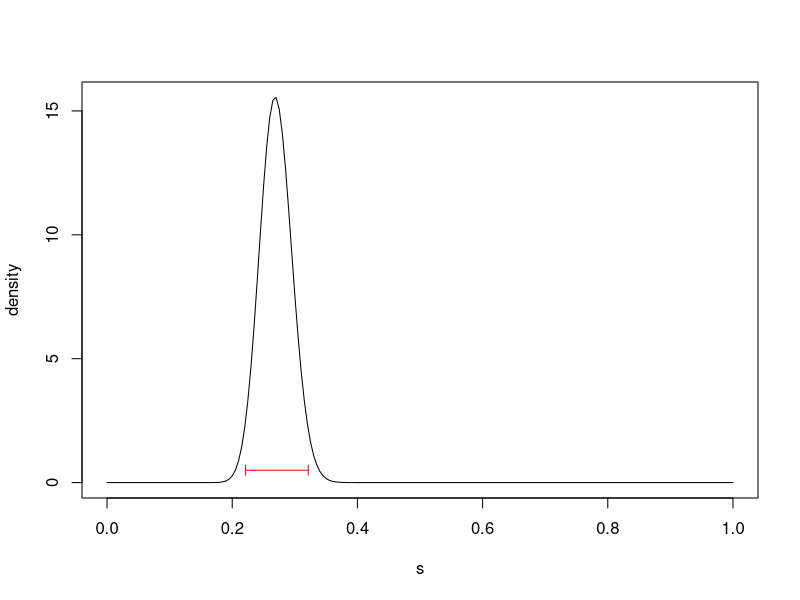
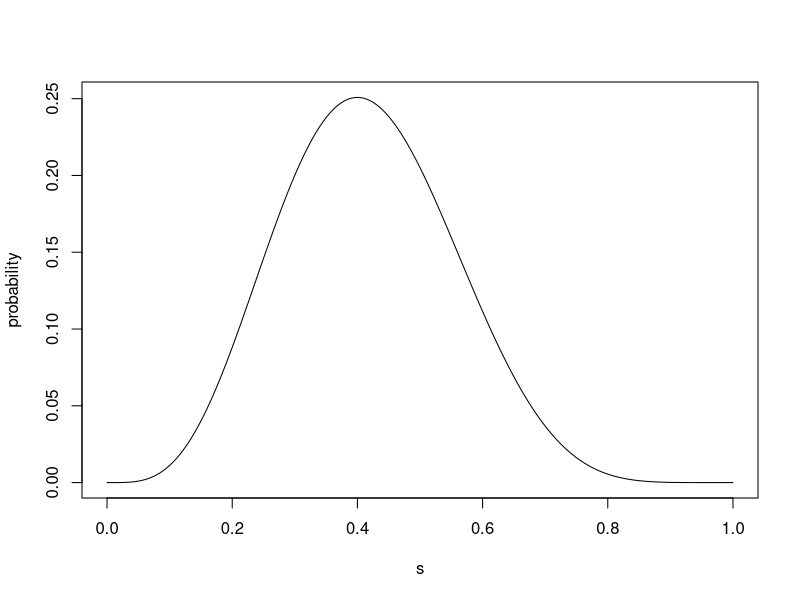
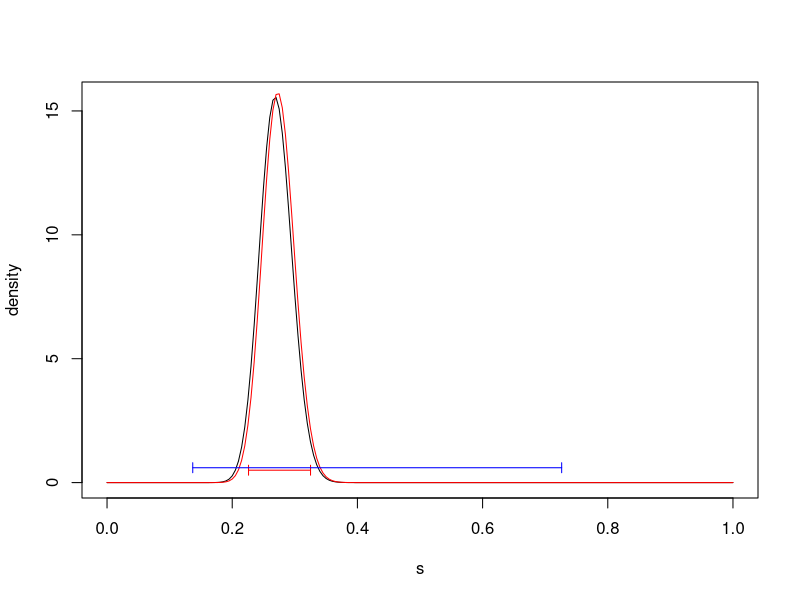
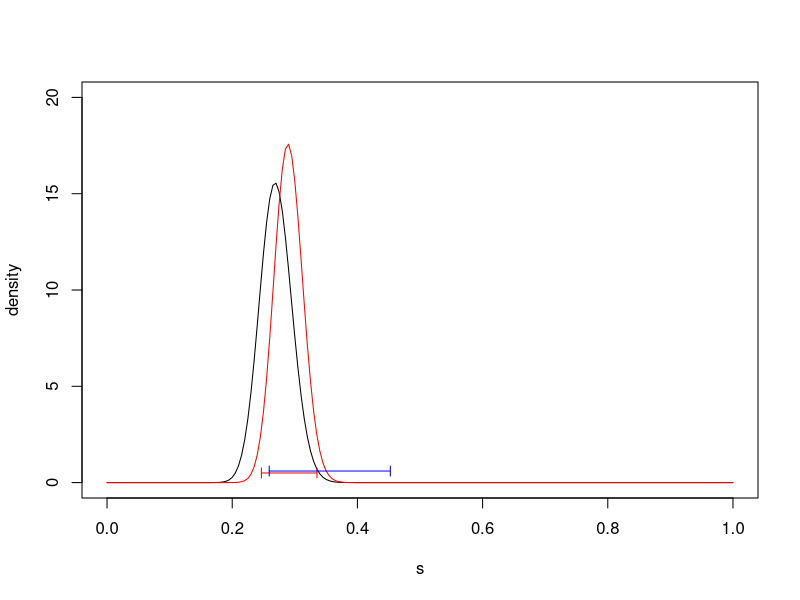
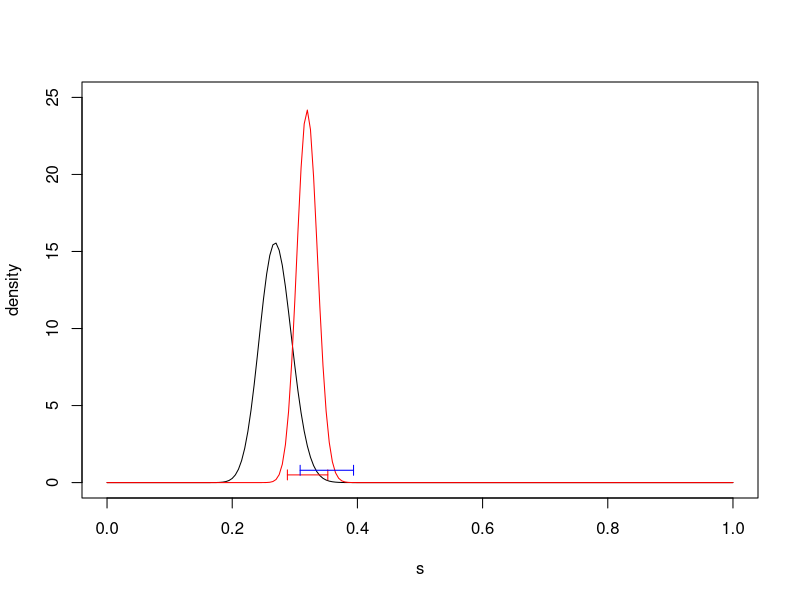
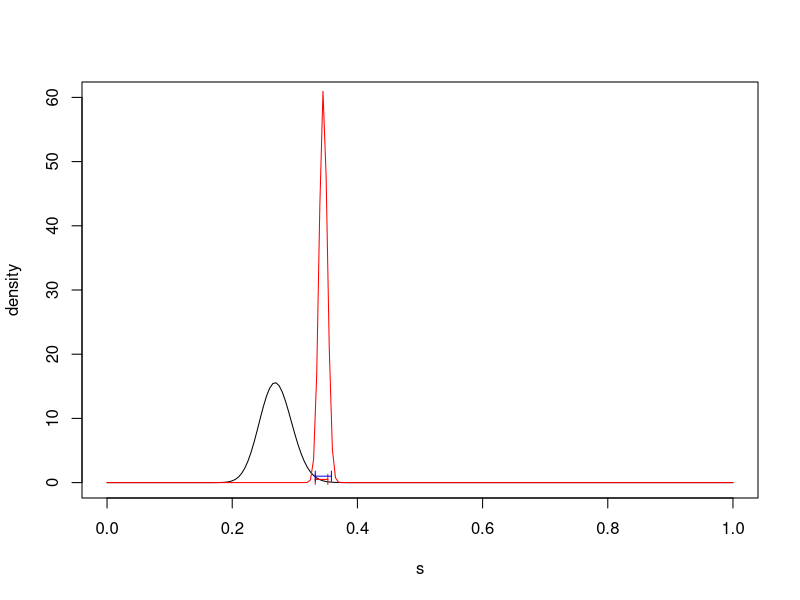
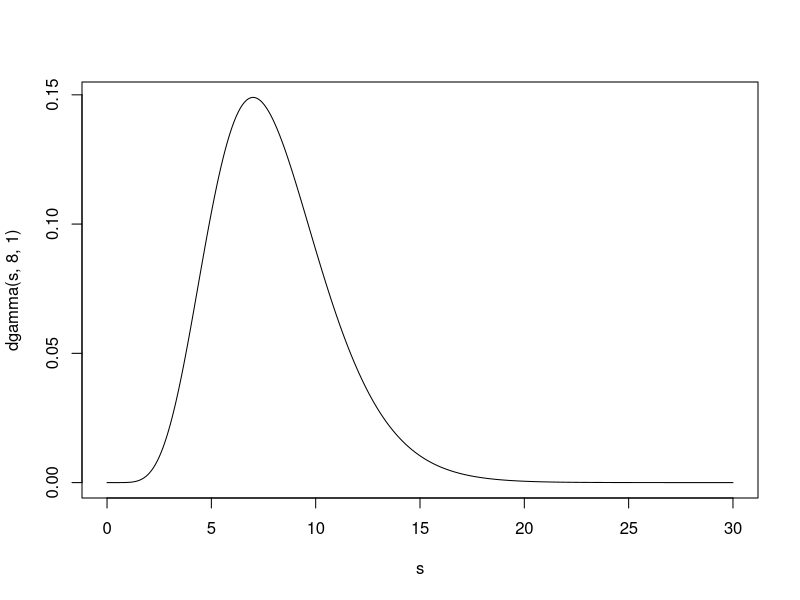
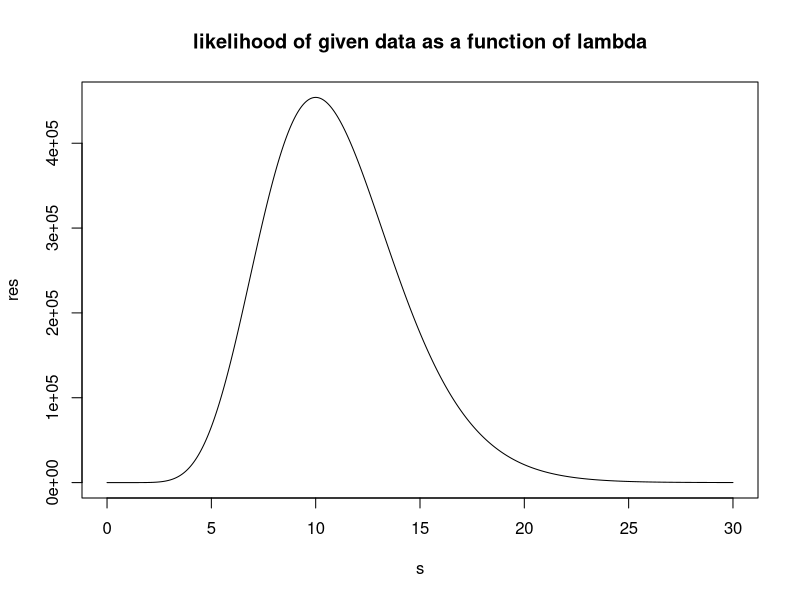

These charts were generated, in order, by the following R code:
## ---- chunk 1
knitr::opts_chunk$set(echo = TRUE)
## ---- chunk 2
disease_given_pos <- (0.99 * 0.001) / (0.99 * 0.001 + 0.05 * 0.999)
disease_given_pos_neg <- (0.01 * disease_given_pos) / (0.95 * 0.999 + 0.01 * 0.001)
disease_given_pos_neg
## ---- chunk 3
disease_given_neg <- (0.01 * 0.001) / (0.95 * 0.999 + 0.01 * 0.001)
disease_given_neg
## ---- chunk 4
disease_given_neg_pos <- (0.99 * disease_given_neg) / (0.99 * 0.001 + 0.05 * 0.999)
disease_given_neg_pos
## ---- chunk 5
s <- seq(0.0, 1, by = 0.005)
plot(s, dbeta(s, 81, 219), type = 'l', ylab = 'density')
arrows(qbeta(0.025, 81, 219), 0.5, qbeta(0.975, 81, 219), 0.5, col = 'red', code = 3, angle = 90, length = 0.05) # adding an 'arrow' to display a credibility interval at the level y = 0.5
## ---- chunk 6
print( c( qbeta(0.025, 81, 219), qbeta(0.975, 81, 219) ) )  # equal tailed Credibility interval
## ---- chunk 7
likelihood <- choose(10, 4) * s^4 * (1 - s)^(6)
plot(s, likelihood, type = 'l', ylab = 'probability')
## ---- chunk 8
cred_int <- c(qbeta(0.025, 85, 225), qbeta(0.975, 85, 225))
conf_int <- prop.test(4, 10, conf.level = 0.95)$conf.int[1:2]
plot(s, dbeta(s, 81, 219), type = 'l', ylab = 'density')
lines(s, dbeta(s, 85, 225), col = "red")
arrows(cred_int[1], 0.5, cred_int[2], 0.5, col = 'red', code = 3, angle = 90, length = 0.05)
arrows(conf_int[1], 0.6, conf_int[2], 0.6, col = 'blue', code = 3, angle = 90, length = 0.05)
## ---- chunk 9
cred_int <- c( qbeta(0.025, 116, 284), qbeta(0.975, 116, 284))
conf_int <- prop.test(35, 100, conf.level = 0.95)$conf.int[1:2]
plot(s, dbeta(s, 81, 219), type = 'l', ylab = 'density', ylim = c(0, 20))
lines(s, dbeta(s, 116, 284), col = "red")
arrows(cred_int[1], 0.5, cred_int[2], 0.5, col = 'red', code = 3, angle = 90, length = 0.05)
arrows(conf_int[1], 0.6, conf_int[2], 0.6, col = 'blue', code = 3, angle = 90, length = 0.05)
## ---- chunk 10
cred_int <- c( qbeta(0.025, 256, 544), qbeta(0.975, 256, 544))
conf_int <- prop.test(175, 500, conf.level = 0.95)$conf.int[1:2]
plot(s, dbeta(s, 81, 219), type = 'l', ylab = 'density', ylim = c(0, 25))
lines(s, dbeta(s, 256, 544), col = "red")
arrows(cred_int[1], 0.5, cred_int[2], 0.5, col = 'red', code = 3, angle = 90, length = 0.05)
arrows(conf_int[1], 0.8, conf_int[2], 0.8, col = 'blue', code = 3, angle = 90, length = 0.05)
## ---- chunk 11
cred_int <- c( qbeta(0.025, 1831, 3469), qbeta(0.975, 256, 544))
conf_int <- prop.test(1831, 5300, conf.level = 0.95)$conf.int[1:2]
plot(s, dbeta(s, 81, 219), type = 'l', ylab = 'density', ylim = c(0, 60))
lines(s, dbeta(s, 1831, 3469), col = "red")
arrows(cred_int[1], 0.5, cred_int[2], 0.5, col = 'red', code = 3, angle = 90, length = 0.05)
arrows(conf_int[1], 1, conf_int[2], 1, col = 'blue', code = 3, angle = 90, length = 0.05)
## ---- chunk 12
set.seed(1)
samp <- rbeta(50000, 256, 544)
g_samp <- (1 - samp)^4
1 - mean(g_samp)
## ---- chunk 13
s <- seq(0, 30, by = 0.01)
plot(s, dgamma(s, 8, 1), type = 'l')
## ---- chunk 14
y <- c(0.131, 0.078, 0.297, 0.024, 0.016, 0.057, 0.070, 0.148, 0.070, 0.109)
# after you started the stop watch, the first customer arrived after 7 minutes and 52 seconds (0.131 of an hour)
# the next customer came 4 minutes and 41 seconds after that (0.078 of an hour). etc. etc.
# You gathered values for 10 customers total.
# Conveniently, they add up to exactly one hour!
## ---- chunk 15
s <- seq(0, 30, by = 0.01)
l <- function(lambda){
  y <- c(0.131, 0.078, 0.297, 0.024, 0.016, 0.057, 0.070, 0.148, 0.070, 0.109)
  prod(lambda * exp(-lambda * y))
}

res <- rep(NA, length(s))
for(i in 1:length(s)){
  res[i] <- l(s[i])
}

plot(s, res, type = 'l', main = 'likelihood of given data as a function of lambda')
## ---- chunk 16
L <- function(lambda){
  prod(lambda^10 * exp(-lambda))
}

res <- rep(NA, length(s))
for(i in 1:length(s)){
  res[i] <- L(s[i])
}

plot(s, res, type = 'l', main = 'likelihood of given data as a function of lambda')
## ---- chunk 17
plot(s, dgamma(s, 18, 2), type = 'l')
